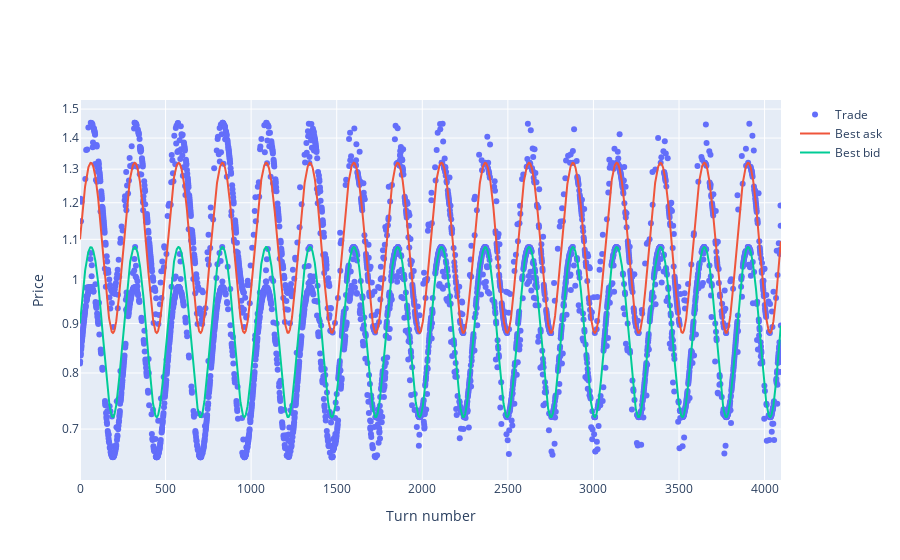

Write notebook code for a chart like this one.
### Code cell
experiment.trades_plot(trader)

### Figure 1 — Plotly figure (JSON) as saved in the notebook; plotly's stock layout.template omitted (floating-point values rounded to 4 significant figures; data arrays with more than 128 entries replaced by an {"elided": "..."} marker saying what was removed)
{"data": [{"mode": "markers", "name": "Trade", "type": "scatter", "x": {"elided": "3754 int values"}, "y": {"elided": "3754 float values"}}, {"name": "Best ask", "type": "scatter", "y": {"elided": "4096 float values"}}, {"name": "Best bid", "type": "scatter", "y": {"elided": "4096 float values"}}], "layout": {"xaxis": {"range": [0, 4096], "title": {"text": "Turn number"}}, "yaxis": {"title": {"text": "Price"}, "type": "log"}}}
